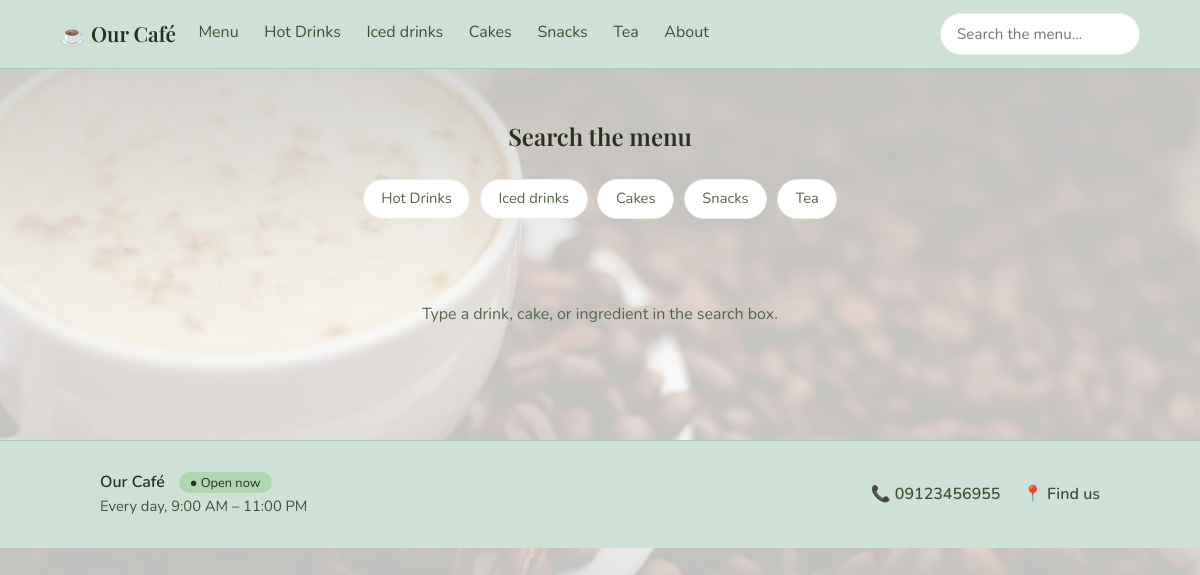
The app's page /search/ with its own data.
### coffee/models.py (models this page shows, shortened)
class ShopInfo(models.Model):
    DAYS = [(0, "Monday"), (1, "Tuesday"), (2, "Wednesday"), (3, "Thursday"),
            (4, "Friday"), (5, "Saturday"), (6, "Sunday")]
    name = models.CharField(max_length=100, default="Our Café")
    story = models.TextField(blank=True, help_text="A short, friendly paragraph about the café")
    photo = models.ImageField(upload_to="about/", blank=True)
    address = models.CharField(max_length=200, blank=True)
    phone = models.CharField(max_length=30, blank=True)
    email = models.EmailField(blank=True)
    instagram = models.URLField(blank=True, help_text="Full link, e.g. https://instagram.com/yourcafe")
    telegram = models.URLField(blank=True, help_text="Full link, e.g. https://t.me/yourcafe")
    map_embed_url = models.URLField(blank=True, help_text="Google Maps → Share → Embed a map → copy the src URL")
    open_all_day = models.BooleanField(default=False, help_text="Open 24 hours (times below are ignored)")
    open_time = models.TimeField(default=time(9, 0))
    close_time = models.TimeField(default=time(23, 0), help_text="A time earlier than opening means it closes after midnight")
    closed_days = models.CharField(max_length=20, blank=True)
    class Meta:
        verbose_name_plural = "shop info"
    @classmethod
    def load(cls):
        obj, _ = cls.objects.get_or_create(pk=1)
        return obj
    @property
    def phone_link(self):
        return re.sub(r"[^\d+]", "", self.phone)
    @property
    def closed_day_numbers(self):
        return {int(d) for d in self.closed_days.split(",") if d}
    @property
    def open_days_text(self):
        closed = self.closed_day_numbers
        names = dict(self.DAYS)
        if not closed:
            return "Every day"
        if len(closed) == 7:
            return "Closed"
        return "Every day except " + ", ".join(names[d] for d in sorted(closed))
    def is_open_now(self):
        now = timezone.localtime()
        today = now.weekday()
        closed = self.closed_day_numbers
        if self.open_all_day:
            return today not in closed
        t = now.time()
        if self.open_time <= self.close_time:              # normal day, e.g. 09:00–23:00
            return today not in closed and self.open_time <= t <= self.close_time
        if t >= self.open_time:                            # evening part belongs to today
            return today not in closed
        if t <= self.close_time:                           # after midnight: yesterday's session
            return (today - 1) % 7 not in closed
        return False

class Category(models.Model):
    name = models.CharField(max_length=60)
    slug = models.SlugField(unique=True)
    description = models.CharField(max_length=140, blank=True)
    image = models.ImageField(upload_to="categories/")
    order = models.PositiveIntegerField(default=0)
    class Meta:
        ordering = ["order"]
        verbose_name_plural = "categories"
    def get_absolute_url(self):
        return reverse("category_detail", args=[self.slug])

### coffee/views.py (the view)
# urls.py: path("search/", views.search, name="search"),
def search(request):
    query = request.GET.get("q", "").strip()[:60]
    products = Product.objects.none()
    if query:
        products = Product.objects.filter(
            Q(name__icontains=query) |
            Q(ingredients__icontains=query) |
            Q(category__name__icontains=query)
        ).select_related("category").order_by("-available", "name")
    return render(request, "coffee/search.html", {"products": products, "query": query})

### coffee/context_processors.py (called while the page is built)
def site(request):
    return {
        "shop": ShopInfo.load(),
        "nav_categories": Category.objects.annotate(item_count=Count("products")).filter(item_count__gt=0).order_by("order", "name"),
        "currency": getattr(settings, "CURRENCY_SYMBOL", "$"),
    }

### coffee/templates/coffee/search.html (shortened to what this page needs)
{% extends "coffee/base.html" %}
{% block content %}
<header class="page-header">
  <h2>{% if query %}Results for “{{ query }}”{% else %}Search the menu{% endif %}</h2>
</header>
{% if not query %}
<div class="filters" aria-label="Browse by category">
  {% for c in nav_categories %}<a class="chip-filter" href="{{ c.get_absolute_url }}">{{ c.name }}</a>{% endfor %}
</div>
{% endif %}
<div class="grid products">
  {% for p in products %}
  {% include "coffee/_product_card.html" with show_category=True %}
  {% empty %}
  <p class="empty">{% if query %}Nothing found. Try another word, like “milk” or “mint”.{% else %}Type a drink, cake, or ingredient in the search box.{% endif %}</p>
  {% endfor %}
</div>
{% include "coffee/_product_dialog.html" %}
{% endblock %}

### coffee/templates/coffee/base.html (shortened to what this page needs)
{% load static %}
<!DOCTYPE html>
<html lang="en" data-theme="{% if shop.is_open_now %}light{% else %}dark{% endif %}">
<head>
  <link rel="stylesheet" href="{% static 'css/style.css' %}">
</head>
<body class="page-{{ request.resolver_match.url_name }}">
  {% if request.resolver_match.url_name != "welcome" %}
  <nav class="navbar" aria-label="Main">
    <a class="brand" href="{% url 'welcome' %}">☕ {{ shop.name }}</a>
    <div class="nav-links">
      <a href="{% url 'categories' %}" class="{% if request.resolver_match.url_name == 'categories' %}active{% endif %}">Menu</a>
      {% for c in nav_categories %}
      <a href="{{ c.get_absolute_url }}"
         class="{% if request.path == c.get_absolute_url %}active{% endif %}">{{ c.name }}</a>
      {% endfor %}
      <a href="{% url 'about' %}" class="{% if request.resolver_match.url_name == 'about' %}active{% endif %}">About</a>
    </div>
    <form class="search" action="{% url 'search' %}" method="get" role="search">
      <input type="search" name="q" placeholder="Search the menu…" aria-label="Search the menu"
             enterkeyhint="search" maxlength="60" value="{{ query|default:'' }}">
    </form>
  </nav>
  {% endif %}
  <main id="main">
    {% block content %}{% endblock %}
  </main>
  {% if request.resolver_match.url_name != "welcome" %}
  <footer class="site-footer">
    <div class="footer-inner">
      <div>
        <strong>{{ shop.name }}</strong>
        <span class="footer-status {% if shop.is_open_now %}open{% else %}closed{% endif %}">
          ● {% if shop.is_open_now %}Open now{% else %}Closed right now{% endif %}
        </span>
        <p>
          {{ shop.open_days_text }},
          {% if shop.open_all_day %}open 24 hours{% else %}{{ shop.open_time|time:"g:i A" }} – {{ shop.close_time|time:"g:i A" }}{% endif %}
        </p>
      </div>
      <div class="footer-links">
        {% if shop.phone %}<a href="tel:{{ shop.phone_link }}">📞 {{ shop.phone }}</a>{% endif %}
        <a href="{% url 'about' %}">📍 Find us</a>
        {% url 'table_card' as qr_cards_url %}{% if user.is_staff and qr_cards_url %}<a href="{{ qr_cards_url }}">🖨️ QR cards</a>{% endif %}
      </div>
    </div>
  </footer>
  {% endif %}
</body>
</html>

### coffee/static/css/style.css (style rules this page uses)
:root { --cream: #fbfcf8; --latte: #e8eee2; --espresso: #26301f; --mocha: #55654a; --sage: #6f9360; --sage-ink: #3f6a35; --card: #ffffff; --ribbon: #3f6a35; --bar: #cde1d6; --bar-text: #26301f; --bar-muted: #3f5236; --bar-line: #acc9ba; }
* { box-sizing: border-box; margin: 0; padding: 0; }
html { scroll-behavior: smooth; }
body { font-family: "Nunito", system-ui, sans-serif; background: var(--cream); color: var(--espresso); line-height: 1.6; transition: background .4s, color .4s; }
h1, h2, h3 { font-family: "Playfair Display", Georgia, serif; }
a { text-decoration: none; color: inherit; }
body::before { content: ""; position: fixed; inset: 0; z-index: -1; background: url("../img/hero.webp") center / cover no-repeat; opacity: .25; transition: opacity .4s; }
.navbar { position: sticky; top: 0; z-index: 100; display: flex; align-items: center; gap: 1.2rem; padding: .8rem 5%; background: var(--bar); border-bottom: 1px solid var(--bar-line); }
.brand { font-family: "Playfair Display", Georgia, serif; font-size: 1.3rem; white-space: nowrap; color: var(--bar-text); }
.nav-links { display: flex; gap: 1.2rem; flex: 1; overflow-x: auto; white-space: nowrap; }
.nav-links a { padding: .3rem .2rem; border-bottom: 2px solid transparent; color: var(--bar-muted); }
.search input { padding: .5rem 1rem; border-radius: 999px; font: inherit; font-size: .95rem; border: 1px solid var(--latte); background: var(--card); color: var(--espresso); width: 200px; transition: width .3s, box-shadow .3s; }
.page-header { text-align: center; padding: 3rem 1rem 1.5rem; }
.grid { display: grid; gap: 1.8rem; padding: 1rem 8% 4rem; grid-template-columns: repeat(auto-fit, minmax(260px, 1fr)); }
.empty { grid-column: 1 / -1; text-align: center; color: var(--mocha); padding: 3rem 0; }
.filters { display: flex; flex-wrap: wrap; justify-content: center; gap: .6rem; padding: 0 1rem 1.2rem; }
.chip-filter { padding: .45rem 1.1rem; border-radius: 999px; font-size: .92rem; border: 1px solid var(--latte); background: var(--card); color: var(--mocha); transition: all .3s; }
.grid.products { grid-template-columns: repeat(4, 1fr); }
.site-footer { background: var(--bar); color: var(--bar-text); border-top: 1px solid var(--bar-line); padding: 1.8rem 8%; }
.footer-inner { max-width: 1000px; margin: 0 auto; display: flex; flex-wrap: wrap; justify-content: space-between; align-items: center; gap: 1rem 2rem; }
.footer-inner p { color: var(--bar-muted); font-size: .92rem; }
.footer-status { margin-left: .6rem; padding: .1rem .7rem; border-radius: 999px; font-size: .8rem; color: var(--bar-text); background: color-mix(in srgb, var(--bar-text) 14%, transparent); }
.footer-status.open { background: color-mix(in srgb, #7fc46f 38%, transparent); }
.footer-links { display: flex; flex-wrap: wrap; gap: .6rem 1.4rem; }
.footer-links a { color: var(--bar-muted); font-weight: 600; }
.navbar { transition: transform .3s ease; }
:root[data-theme="light"] { color-scheme: light; }

### records on screen
ShopInfo: name "Our Café", open_days_text "Every day", open_time "9:00 AM", close_time "11:00 PM", phone "09123456955"
Category: name "Hot Drinks"
Category: name "Iced drinks"
Category: name "Cakes"
Category: name "Snacks"
Category: name "Tea"
